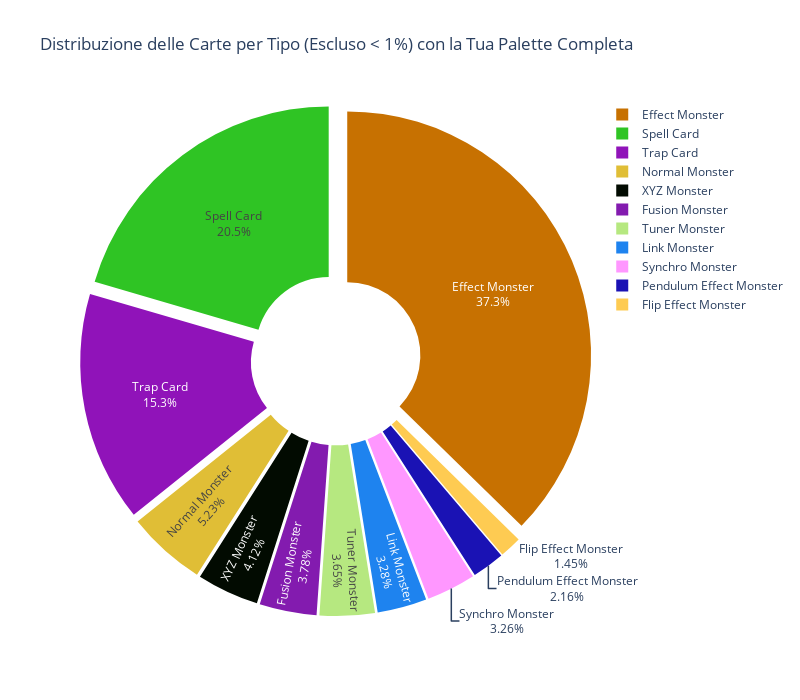

The cell this chart's notebook holds for it:
### Markdown cell above
Creo il grafico a torta filtrato con percentuali e le etichette direttamente sulle fette e "estraiamo" leggermeente le fette.

### Code cell
fig = px.pie(filtered_plot_data, values='Conteggio', names='Tipo', title='Distribuzione delle Carte per Tipo (Escluso < 1%) con la Tua Palette Completa',
hole=0.3, width=800, height=700, color='Tipo', color_discrete_map=colors)
fig.update_traces(textinfo='percent+label', pull=[0.05]*len(filtered_plot_data))
fig.show()

### Figure 1 — Plotly figure (JSON) as saved in the notebook; plotly's stock layout.template omitted (floating-point values rounded to 4 significant figures)
{"data": [{"customdata": [["Effect Monster"], ["Spell Card"], ["Trap Card"], ["Normal Monster"], ["XYZ Monster"], ["Fusion Monster"], ["Tuner Monster"], ["Link Monster"], ["Synchro Monster"], ["Pendulum Effect Monster"], ["Flip Effect Monster"]], "domain": {"x": [0, 1], "y": [0, 1]}, "hole": 0.3, "hovertemplate": "Tipo=%{customdata[0]}<br>Conteggio=%{value}<extra></extra>", "labels": ["Effect Monster", "Spell Card", "Trap Card", "Normal Monster", "XYZ Monster", "Fusion Monster", "Tuner Monster", "Link Monster", "Synchro Monster", "Pendulum Effect Monster", "Flip Effect Monster"], "legendgroup": "", "marker": {"colors": ["#c77101", "#2fc424", "#9013b9", "#e0be36", "#020b01", "#831baf", "#B6E880", "#1e83ef", "#FF97FF", "#1a12b4", "#FECB52"]}, "name": "", "pull": [0.05, 0.05, 0.05, 0.05, 0.05, 0.05, 0.05, 0.05, 0.05, 0.05, 0.05], "showlegend": true, "textinfo": "percent+label", "type": "pie", "values": [4725, 2592, 1934, 662, 521, 479, 462, 415, 413, 273, 184]}], "layout": {"height": 700, "legend": {"tracegroupgap": 0}, "title": {"text": "Distribuzione delle Carte per Tipo (Escluso < 1%) con la Tua Palette Completa"}, "width": 800}}
